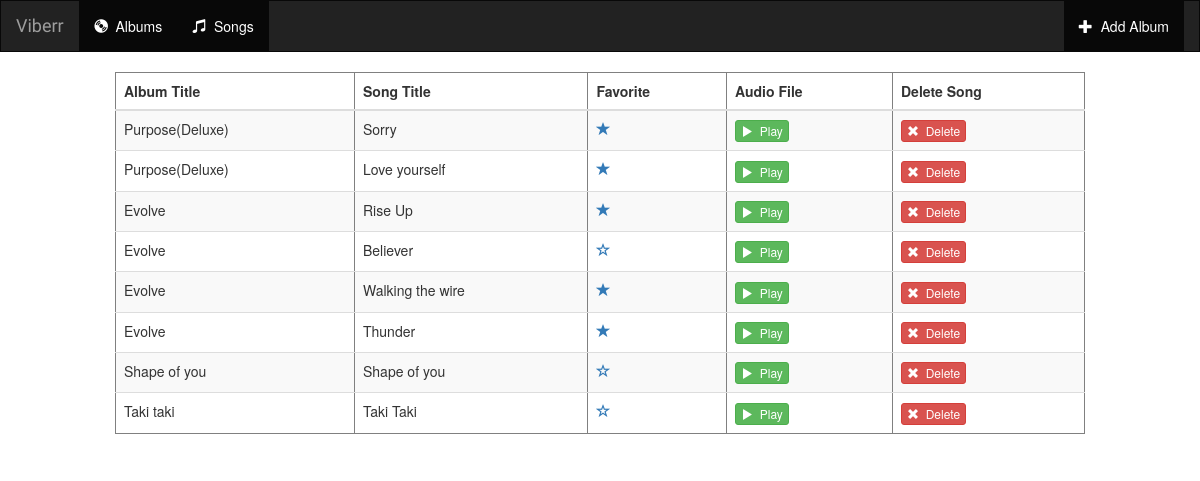
The app's page /music/songlist/ with its own data.
### music/models.py (models this page shows, shortened)
class Song(models.Model):
    album = models.ForeignKey(Album, on_delete=models.CASCADE)
    song_title = models.CharField(max_length=250)
    is_favorite = models.BooleanField(default=False)
    audio_file = models.FileField(default='')

class Album(models.Model):
    artist = models.CharField(max_length=250)
    album_title = models.CharField(max_length = 500)
    genre = models.CharField(max_length=100)
    album_logo = models.FileField()

### music/views.py (the view)
# urls.py: re_path(r'songlist/$', views.songIndexView.as_view(), name='songlist'),
class songIndexView(generic.ListView):
    template_name = 'music/songlist.html'
    context_object_name = 'all_songs'
    def get_queryset(self):
        return Song.objects.all()

### music/templates/music/songlist.html (shortened to what this page needs)
{% extends 'music/base.html' %}
{% block body %}
    <div class="container-fluid">
        <div class="row">
            <div class="col-sm-1"></div>
            <div class="col-sm-10">
                <table class="table table-striped" border="1">
                    <thead>
                        <tr>
                            <th>Album Title</th>
                            <th>Song Title</th>
                            <th>Favorite</th>
                            <th>Audio File</th>
                            <th>Delete Song</th>
                        </tr>
                    </thead>
                    <tbody>
                        {% for song in all_songs %}
                       <tr>
                           <td>{{ song.album.album_title }}</td>
                           <td>{{ song.song_title }}</td>
                          <td>
                                    <a href="{% url 'music:favorite_song_allsongs' song.album.id song.id %}" class="btn-favorite"/>
                                    {% if song.is_favorite %}
                                        <span class="glyphicon glyphicon-star"></span>
                                    {% else %}
                                        <span class="glyphicon glyphicon-star-empty"></span>
                                    {% endif %}
                                </td>
                           <td>
                                    {% if song.audio_file %}
                                        <a href="{{ song.audio_file.url }}">
                                            <button type="button" class="btn btn-success btn-xs">
                                                <span class="glyphicon glyphicon-play"></span>&nbsp; Play
                                            </button>
                                        </a>
                                    {% endif %}
                                </td>
                                <td>
                                    <form action="{% url 'music:delete_song_allsongs' song.album.id song.id %}" method="post" style="display: inline;">
                                        <button type="submit" class="btn btn-danger btn-xs">
                                            <span class="glyphicon glyphicon-remove"></span>&nbsp; Delete
                                        </button>
                                    </form>
                                </td>
                        </tr>
                        {% endfor %}
                    </tbody>
                </table>
            </div>
            <div class="col-sm-1"></div>
        </div>
    </div>
{% endblock %}

### music/static/music/style.css (style rules this page uses)
body { background: white url("music/style.css"); }

### records on screen
Song: album.album_title "Purpose(Deluxe)", song_title "Sorry", is_favorite True (drawn)
Song: album.album_title "Purpose(Deluxe)", song_title "Love yourself", is_favorite True (drawn)
Song: album.album_title "Evolve", song_title "Rise Up", is_favorite True (drawn)
Song: album.album_title "Evolve", song_title "Believer", is_favorite False (drawn)
Song: album.album_title "Evolve", song_title "Walking the wire", is_favorite True (drawn)
Song: album.album_title "Evolve", song_title "Thunder", is_favorite True (drawn)
Song: album.album_title "Shape of you", song_title "Shape of you", is_favorite False (drawn)
Song: album.album_title "Taki taki", song_title "Taki Taki", is_favorite False (drawn)
